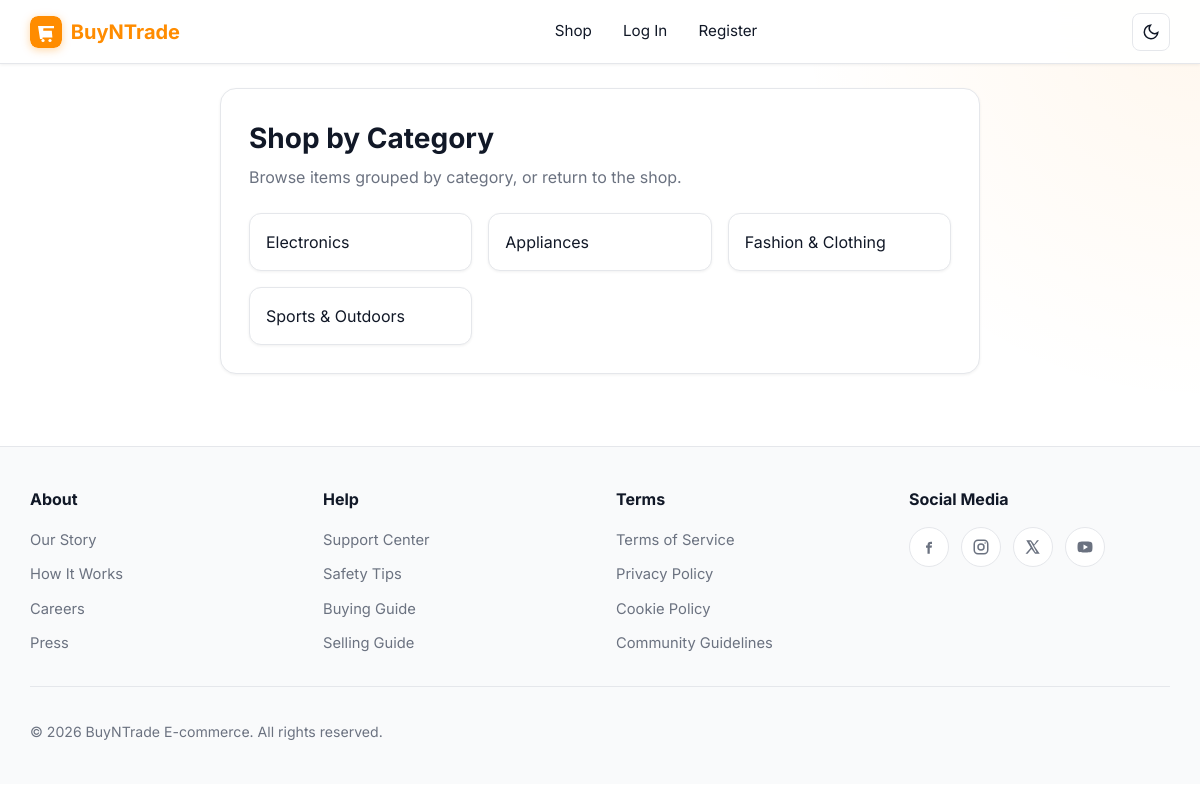
The page /categories on the database its author committed.
### buyntrade/models.py (models this page shows, shortened)
class Category(models.Model):
    name = models.CharField(max_length=64)

### buyntrade/views.py (the view)
# urls.py: path("categories", views.categories_view, name="categories"),
def categories_view(request):
    categories = Category.objects.all()
    return render(request, "buyntrade/categories.html", {"categories": categories})

### buyntrade/context_processors.py (called while the page is built)
def site_branding(request):
    return {
        "site_name": "BuyNTrade E-Commerce",
    }

### buyntrade/templates/buyntrade/categories.html (shortened to what this page needs)
{% extends "buyntrade/layout.html" %}
{% block body %}
<div class="panel">
  <h1 class="page-heading">Shop by Category</h1>
  <p class="page-lead">Browse items grouped by category, or return to the <a href="{% url 'index' %}">shop</a>.</p>
  {% if categories %}
    <ul class="category-list">
      {% for category in categories %}
        <li>
          <a href="{% url 'category_listings' category.id %}">{{ category.name }}</a>
        </li>
      {% endfor %}
    </ul>
  {% else %}
    <div class="empty-state">No categories available yet.</div>
  {% endif %}
</div>
{% endblock %}

### buyntrade/static/buyntrade/styles.css (style rules this page uses)
:root { --orange: #ff8c00; --orange-hover: #e67e00; --orange-soft: rgba(255, 140, 0, 0.12); --radius-sm: 8px; --radius-md: 12px; --radius-lg: 16px; --radius-pill: 999px; --nav-height: 64px; --transition: 0.2s ease; --shadow-sm: 0 1px 3px rgba(0, 0, 0, 0.06); --shadow-md: 0 8px 24px rgba(0, 0, 0, 0.08); --shadow-lg: 0 16px 40px rgba(0, 0, 0, 0.1); }
[data-theme="light"] { --bg: #ffffff; --bg-soft: #f8fafc; --bg-product: #fff9e6; --bg-card: #ffffff; --bg-elevated: #ffffff; --border: #e5e7eb; --text: #111827; --text-muted: #6b7280; --nav-bg: rgba(255, 255, 255, 0.92); --shadow: 0 4px 20px rgba(0, 0, 0, 0.06); --input-bg: #ffffff; --footer-bg: #f9fafb; --accent: var(--orange); --surface: #ffffff; --hero-gradient: linear-gradient(135deg, rgba(255, 140, 0, 0.14) 0%, rgba(255, 140, 0, 0.03) 55%, transparent 100%); }
*, *::before, *::after { box-sizing: border-box; }
html { scroll-behavior: smooth; }
body { margin: 0; min-height: 100vh; font-family: "Inter", Arial, Helvetica, sans-serif; background: var(--bg); color: var(--text); line-height: 1.5; transition: background var(--transition), color var(--transition); }
a { color: inherit; text-decoration: none; }
.panel { max-width: 760px; margin: 0 auto; padding: 1.75rem; border-radius: var(--radius-lg); background: var(--bg-card); border: 1px solid var(--border); box-shadow: var(--shadow-sm); }
.page-heading { margin: 0 0 0.35rem; font-size: 1.75rem; font-weight: 700; }
.page-lead { margin: 0 0 1.5rem; color: var(--text-muted); }
.category-list { display: grid; grid-template-columns: repeat(auto-fill, minmax(220px, 1fr)); gap: 1rem; list-style: none; padding: 0; margin: 0; }
.category-list a { display: block; padding: 1rem; border-radius: var(--radius-md); background: var(--bg-card); border: 1px solid var(--border); box-shadow: var(--shadow-sm); transition: border-color var(--transition), color var(--transition), transform var(--transition), box-shadow var(--transition); }

### rows shown on the page
Category: name "Electronics"
Category: name "Appliances"
Category: name "Fashion & Clothing"
Category: name "Sports & Outdoors"
